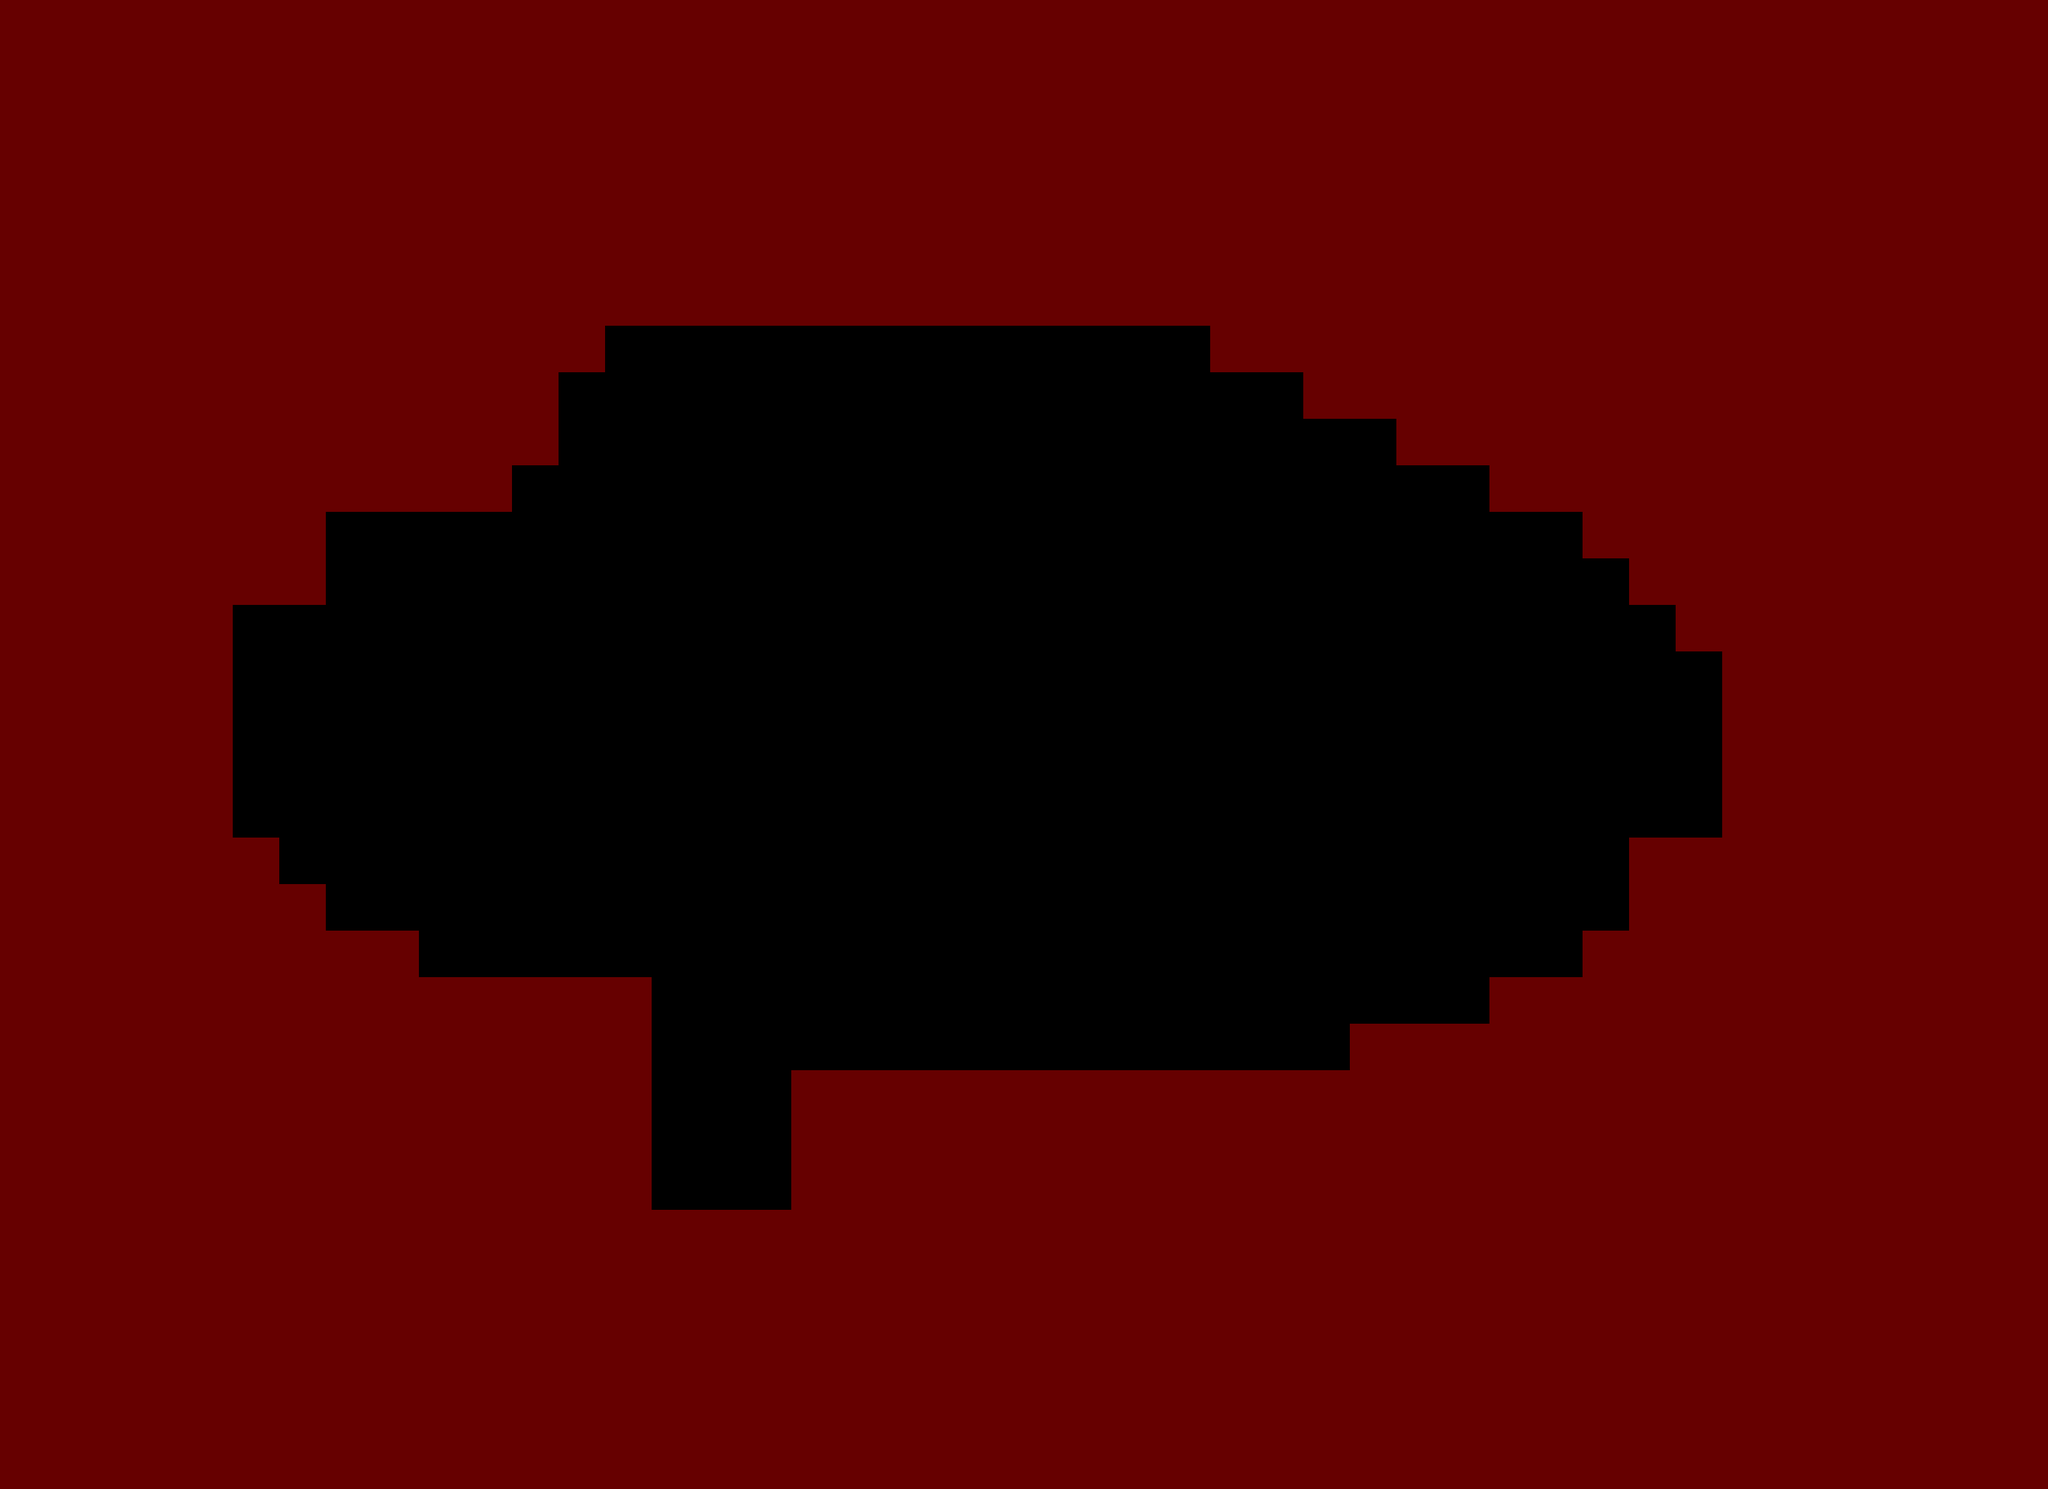

Rendered tile map (Tiled .tmx) drawn with the repository's tilesets; below, a short description and the full map source, tile grids included:
An orthogonal 44x32 tile map with 64x64 px tiles, 1 tile layer (碰撞（红色）), 2 tilesets.

<map version="1.0" tiledversion="1.1.6" orientation="orthogonal" renderorder="left-up" width="44" height="32" tilewidth="64" tileheight="64" infinite="0" nextobjectid="1"><tileset firstgid="1" name="tile_res" tilewidth="64" tileheight="64" tilecount="2" columns="2"><image source="../misc/tile_res.png" width="128" height="64" /></tileset><tileset firstgid="3" name="tile_res" tilewidth="64" tileheight="64" tilecount="2" columns="2"><image source="../misc/tile_res.png" width="128" height="64" /></tileset><imagelayer name="背景"><image source="mdata.jpg" width="2816" height="2048" /></imagelayer><layer name="碰撞（红色）" width="44" height="32"><data encoding="csv">1,1,1,1,1,1,1,1,1,1,1,1,1,1,1,1,1,1,1,1,1,1,1,1,1,1,1,1,1,1,1,1,1,1,1,1,1,1,1,1,1,1,1,1,1,1,1,1,1,1,1,1,1,1,1,1,1,1,1,1,1,1,1,1,1,1,1,1,1,1,1,1,1,1,1,1,1,1,1,1,1,1,1,1,1,1,1,1,1,1,1,1,1,1,1,1,1,1,1,1,1,1,1,1,1,1,1,1,1,1,1,1,1,1,1,1,1,1,1,1,1,1,1,1,1,1,1,1,1,1,1,1,1,1,1,1,1,1,1,1,1,1,1,1,1,1,1,1,1,1,1,1,1,1,1,1,1,1,1,1,1,1,1,1,1,1,1,1,1,1,1,1,1,1,1,1,1,1,1,1,1,1,1,1,1,1,1,1,1,1,1,1,1,1,1,1,1,1,1,1,1,1,1,1,1,1,1,1,1,1,1,1,1,1,1,1,1,1,1,1,1,1,1,1,1,1,1,1,1,1,1,1,1,1,1,1,1,1,1,1,1,1,1,1,1,1,1,1,1,1,1,1,1,1,1,1,1,1,1,1,1,1,1,1,1,1,1,1,1,1,1,1,1,1,1,1,1,1,1,1,1,1,1,1,1,1,1,1,1,1,1,1,1,1,1,1,1,1,1,1,1,1,1,1,1,1,1,1,1,1,1,1,1,1,1,1,1,1,1,1,1,0,0,0,0,0,0,0,0,0,0,0,0,0,1,1,1,1,1,1,1,1,1,1,1,1,1,1,1,1,1,1,1,1,1,1,1,1,1,1,1,1,1,1,0,0,0,0,0,0,0,0,0,0,0,0,0,0,0,0,1,1,1,1,1,1,1,1,1,1,1,1,1,1,1,1,1,1,1,1,1,1,1,1,1,1,1,1,0,0,0,0,0,0,0,0,0,0,0,0,0,0,0,0,0,0,1,1,1,1,1,1,1,1,1,1,1,1,1,1,1,1,1,1,1,1,1,1,1,1,1,0,0,0,0,0,0,0,0,0,0,0,0,0,0,0,0,0,0,0,0,0,1,1,1,1,1,1,1,1,1,1,1,1,1,1,1,1,1,1,1,0,0,0,0,0,0,0,0,0,0,0,0,0,0,0,0,0,0,0,0,0,0,0,0,0,0,0,1,1,1,1,1,1,1,1,1,1,1,1,1,1,1,1,1,0,0,0,0,0,0,0,0,0,0,0,0,0,0,0,0,0,0,0,0,0,0,0,0,0,0,0,0,1,1,1,1,1,1,1,1,1,1,1,1,1,1,0,0,0,0,0,0,0,0,0,0,0,0,0,0,0,0,0,0,0,0,0,0,0,0,0,0,0,0,0,0,0,1,1,1,1,1,1,1,1,1,1,1,1,1,0,0,0,0,0,0,0,0,0,0,0,0,0,0,0,0,0,0,0,0,0,0,0,0,0,0,0,0,0,0,0,0,1,1,1,1,1,1,1,1,1,1,1,1,0,0,0,0,0,0,0,0,0,0,0,0,0,0,0,0,0,0,0,0,0,0,0,0,0,0,0,0,0,0,0,0,1,1,1,1,1,1,1,1,1,1,1,1,0,0,0,0,0,0,0,0,0,0,0,0,0,0,0,0,0,0,0,0,0,0,0,0,0,0,0,0,0,0,0,0,1,1,1,1,1,1,1,1,1,1,1,1,0,0,0,0,0,0,0,0,0,0,0,0,0,0,0,0,0,0,0,0,0,0,0,0,0,0,0,0,0,0,0,0,1,1,1,1,1,1,1,1,1,1,1,1,1,0,0,0,0,0,0,0,0,0,0,0,0,0,0,0,0,0,0,0,0,0,0,0,0,0,0,0,0,0,1,1,1,1,1,1,1,1,1,1,1,1,1,1,1,1,0,0,0,0,0,0,0,0,0,0,0,0,0,0,0,0,0,0,0,0,0,0,0,0,0,0,0,0,1,1,1,1,1,1,1,1,1,1,1,1,1,1,1,1,1,1,0,0,0,0,0,0,0,0,0,0,0,0,0,0,0,0,0,0,0,0,0,0,0,0,0,1,1,1,1,1,1,1,1,1,1,1,1,1,1,1,1,1,1,1,1,1,1,1,1,0,0,0,0,0,0,0,0,0,0,0,0,0,0,0,0,0,0,1,1,1,1,1,1,1,1,1,1,1,1,1,1,1,1,1,1,1,1,1,1,1,1,1,1,0,0,0,0,0,0,0,0,0,0,0,0,0,0,0,1,1,1,1,1,1,1,1,1,1,1,1,1,1,1,1,1,1,1,1,1,1,1,1,1,1,1,1,1,0,0,0,1,1,1,1,1,1,1,1,1,1,1,1,1,1,1,1,1,1,1,1,1,1,1,1,1,1,1,1,1,1,1,1,1,1,1,1,1,1,1,1,1,0,0,0,1,1,1,1,1,1,1,1,1,1,1,1,1,1,1,1,1,1,1,1,1,1,1,1,1,1,1,1,1,1,1,1,1,1,1,1,1,1,1,1,1,0,0,0,1,1,1,1,1,1,1,1,1,1,1,1,1,1,1,1,1,1,1,1,1,1,1,1,1,1,1,1,1,1,1,1,1,1,1,1,1,1,1,1,1,1,1,1,1,1,1,1,1,1,1,1,1,1,1,1,1,1,1,1,1,1,1,1,1,1,1,1,1,1,1,1,1,1,1,1,1,1,1,1,1,1,1,1,1,1,1,1,1,1,1,1,1,1,1,1,1,1,1,1,1,1,1,1,1,1,1,1,1,1,1,1,1,1,1,1,1,1,1,1,1,1,1,1,1,1,1,1,1,1,1,1,1,1,1,1,1,1,1,1,1,1,1,1,1,1,1,1,1,1,1,1,1,1,1,1,1,1,1,1,1,1,1,1,1,1,1,1,1,1,1,1,1,1,1,1,1,1,1,1,1,1,1,1,1,1,1,1,1,1,1,1,1,1,1,1,1,1,1,1,1,1,1,1,1,1,1,1,1,1,1,1,1,1,1,1,1,1,1,1,1,1,1,1,1,1,1,1,1,1,1,1,1,1,1,1,1,1,1,1,1,1,1,1,1,1,1,1,1,1,1,1,1,1,1,1,1,1,1,1,1,1,1,1,1,1,1,1,1,1,1,1,1,1,1,1,1,1,1,1,1,1,1,1,1,1,1,1,1,1,1</data></layer></map>
